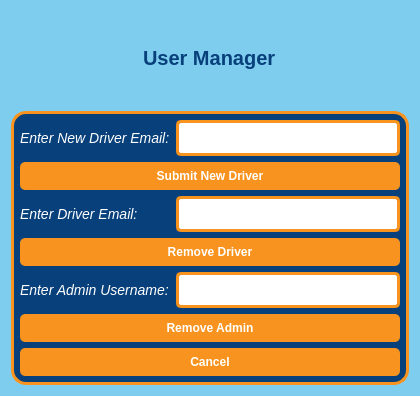
<?xml version="1.0" encoding="UTF-8"?>
<ui version="4.0">
 <class>UserManagementDialog</class>
 <widget class="QDialog" name="UserManagementDialog">
  <property name="geometry">
   <rect>
    <x>0</x>
    <y>0</y>
    <width>420</width>
    <height>396</height>
   </rect>
  </property>
  <property name="windowTitle">
   <string>Dialog</string>
  </property>
  <property name="styleSheet">
   <string notr="true">#UserManagementDialog {
	background-color: #7fcdee;
}

QLabel {
	color: #07407b;
}

#MainWidget QLabel {
	color: #ffffff;
	font-size: 14px;
	font-style: italic;
}

QLineEdit {
	border: 2.5px solid #f7931e;
	border-radius: 5px;
	padding: 7px 20px;
}

QSpinBox {
	border: 2.5px solid #f7931e;
	border-radius: 5px;
	padding: 7px 20px;
}

QSpinBox::up-button {
	subcontrol-origin: border;
	subcontrol-position: top right;
	width: 40px;
	height: 18px;
}

QSpinBox::down-button {
	subcontrol-origin: border;
	subcontrol-position: bottom right;
	width: 40px;
	height: 18px;
}

QComboBox {
    border: 2.5px solid #f7931e;
    border-radius: 5px;
    padding: 7px 20px;
}

QComboBox::drop-down {
	subcontrol-origin: border;
	subcontrol-position: bottom right;
	width: 40px;
	height: 18px;
}

QPushButton {
	color: #ffffff;
	font-weight: bold;
	background-color: #f7931e;
	border-radius: 5px;
	padding: 7px 20px;
}

QPushButton::hover {
	color:  #f7931e;
	font-weight: bold;
	background-color: #ffffff;
}

#UserManagerLabel {
	color: #07407b;
	font-weight: bold;
	font-size: 20px;
}

#MainWidget {
	background-color: #07407b;
	border: 2.5px solid #f7931e;
	border-radius: 15px;
}</string>
  </property>
  <layout class="QVBoxLayout" name="verticalLayout">
   <item alignment="Qt::AlignHCenter">
    <widget class="QLabel" name="UserManagerLabel">
     <property name="text">
      <string>User Manager</string>
     </property>
    </widget>
   </item>
   <item>
    <widget class="QWidget" name="MainWidget" native="true">
     <property name="minimumSize">
      <size>
       <width>0</width>
       <height>200</height>
      </size>
     </property>
     <layout class="QVBoxLayout" name="verticalLayout_2">
      <item>
       <layout class="QHBoxLayout" name="horizontalLayout_2">
        <item>
         <widget class="QLabel" name="NewDriverLabel">
          <property name="minimumSize">
           <size>
            <width>150</width>
            <height>0</height>
           </size>
          </property>
          <property name="text">
           <string>Enter New Driver Email:</string>
          </property>
         </widget>
        </item>
        <item>
         <widget class="QLineEdit" name="NewDriverLineEdit"/>
        </item>
       </layout>
      </item>
      <item>
       <widget class="QPushButton" name="SubmitNewDriverButton">
        <property name="text">
         <string>Submit New Driver</string>
        </property>
       </widget>
      </item>
      <item>
       <layout class="QHBoxLayout" name="horizontalLayout_3">
        <property name="topMargin">
         <number>0</number>
        </property>
        <item>
         <widget class="QLabel" name="DriverLabel">
          <property name="minimumSize">
           <size>
            <width>150</width>
            <height>0</height>
           </size>
          </property>
          <property name="text">
           <string>Enter Driver Email:</string>
          </property>
         </widget>
        </item>
        <item>
         <widget class="QLineEdit" name="DriverLineEdit"/>
        </item>
       </layout>
      </item>
      <item>
       <widget class="QPushButton" name="RemoveDriverButton">
        <property name="text">
         <string>Remove Driver</string>
        </property>
       </widget>
      </item>
      <item>
       <layout class="QHBoxLayout" name="horizontalLayout">
        <item>
         <widget class="QLabel" name="UsernameLabel">
          <property name="minimumSize">
           <size>
            <width>150</width>
            <height>0</height>
           </size>
          </property>
          <property name="text">
           <string>Enter Admin Username:</string>
          </property>
         </widget>
        </item>
        <item>
         <widget class="QLineEdit" name="UsernameLineEdit"/>
        </item>
       </layout>
      </item>
      <item>
       <widget class="QPushButton" name="RemoveButton">
        <property name="text">
         <string>Remove Admin</string>
        </property>
       </widget>
      </item>
      <item>
       <widget class="QPushButton" name="CancelButton">
        <property name="text">
         <string>Cancel</string>
        </property>
       </widget>
      </item>
     </layout>
    </widget>
   </item>
  </layout>
 </widget>
 <resources/>
 <connections/>
</ui>
